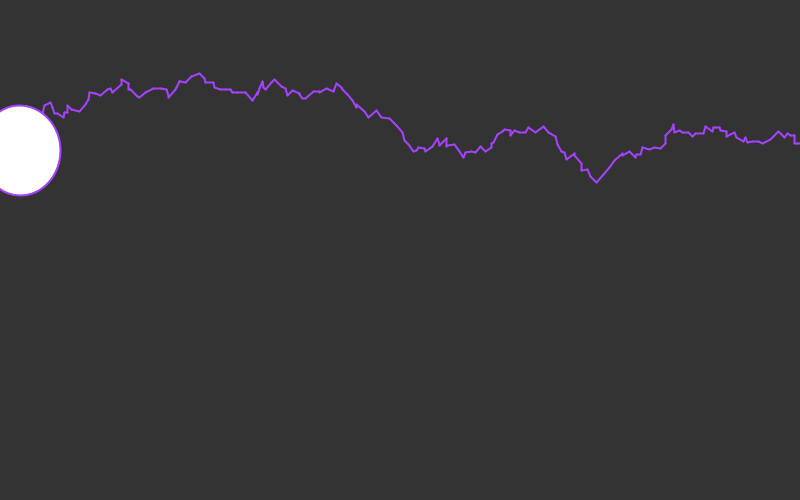
Frame 1 (no input)
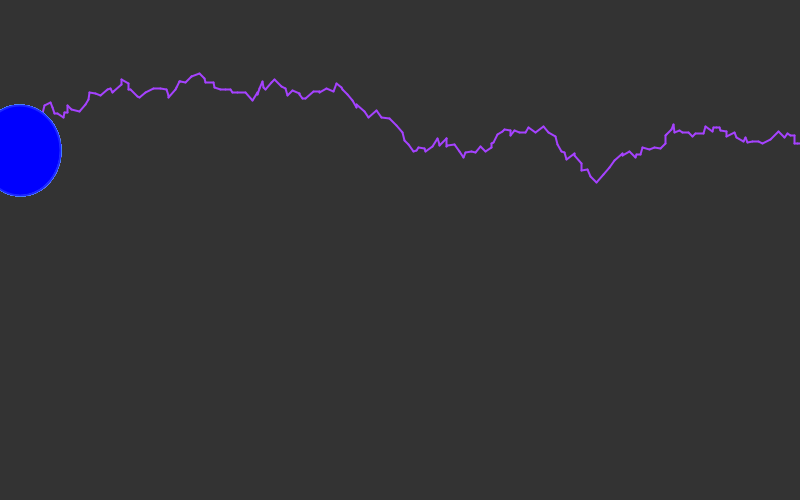
Frame 60 (the mouse pressed at the canvas centre just before this capture)
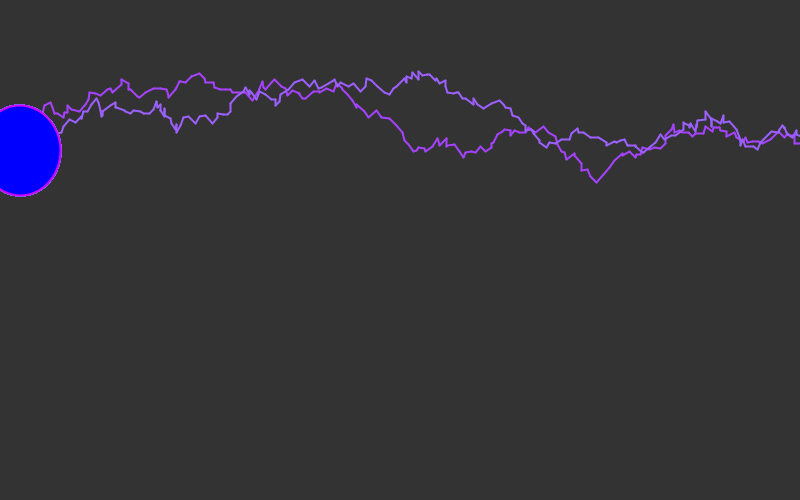
Frame 120 (the mouse held since frame 60 and released just before this capture)

The Processing sketch that drew these frames (run headless with seeded random() and noise(); from frame 60 on, the mouse is pressed at the canvas centre):

// Processing sketch: Lightning
// ── Lightning.pde
int startX;
int startY;
int endX;
int endY;

void setup()
{
  size(800,500);
  startX = 0;
  startY = 150;
  endX = 0;
  endY = 150;
  strokeWeight(2);
  background(51);
}
void draw()
{
  stroke(int(random(256)),int(random(256)),255);
  while(endX < 1600){
    endX = startX + int(random(9));
    endY = startY + int(random(-9,9));
    line(startX,startY,endX,endY);
    startX = endX;
    startY = endY;
  }
  arc(20, 150, 80, 90, 0, PI+PI, CHORD);
  fill(0,0,255);
}
void mousePressed()
{
  startX = 0;
  startY = 150;
  endX = 0;
  endY = 150;
  background(51);
}
